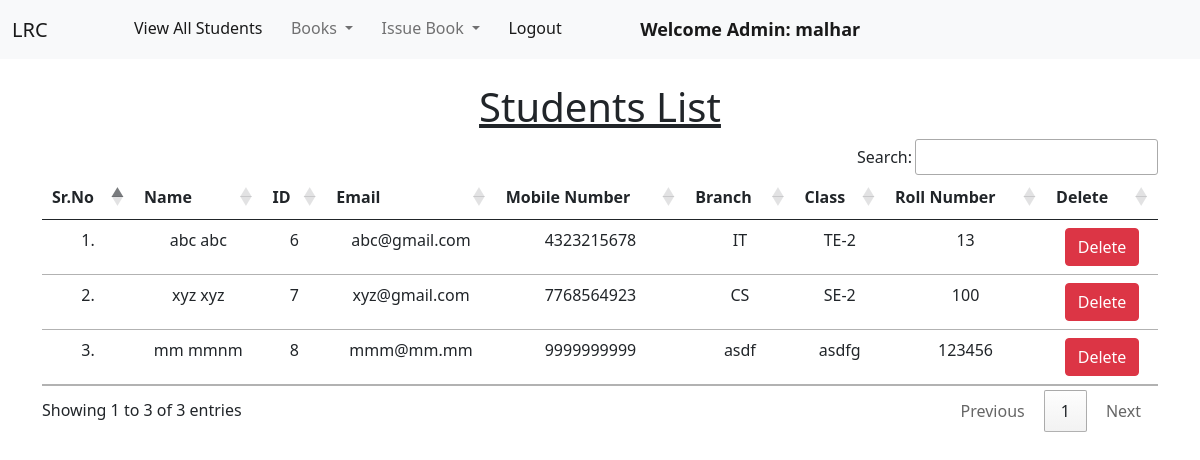
Page /view_students/ (signed in) on the earlier database version.
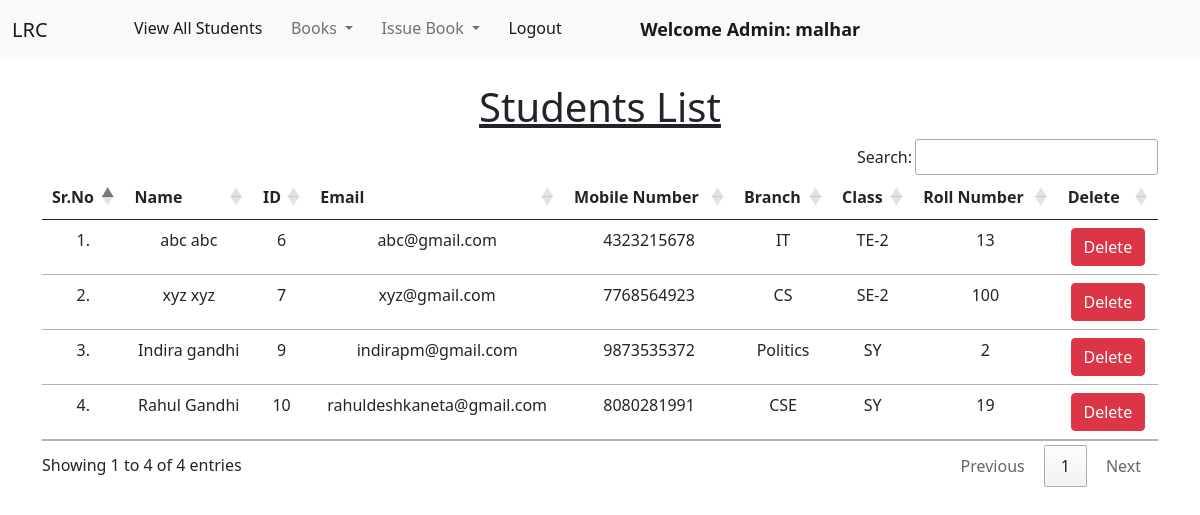
Same page on the later database version.
### library/models.py (models this page shows, shortened)
class Student(models.Model):
    user = models.OneToOneField(User, on_delete=models.CASCADE)
    classroom = models.CharField(max_length=10)
    branch = models.CharField(max_length=10)
    roll_no = models.CharField(max_length=3, blank=True)
    phone = models.CharField(max_length=10, blank=True)
    image = models.ImageField(upload_to="", blank=True)

### library/views.py (the view)
# urls.py: path("view_students/", views.view_students, name="view_students"),
@login_required(login_url = '/admin_login')
def view_students(request):
    students = Student.objects.all()
    return render(request, "view_students.html", {'students':students})

### library/templates/view_students.html (shortened to what this page needs)
{% extends 'admin_navbar.html' %}
{% load static %}
{% block body %}
<div class="container mt-4">
    <h1 class="text-center"><u>Students List</u></h1>
    <table class="table table-hover" id="example">
        <thead>
            <tr class="text-center">
                <th>Sr.No</th>
                <th>Name</th>
                <th>ID</th>
                <th>Email</th>
                <th>Mobile Number</th>
                <th>Branch</th>
                <th>Class</th>
                <th>Roll Number</th>
                <th>Delete</th>
            </tr>
        </thead>
        <tbody>
            {% for student in students %}
            <tr class="text-center">
                <td>{{forloop.counter}}.</td>
                <td>{{student.user.get_full_name}}</td>
                <td>{{student.user.id}}</td>
                <td>{{student.user.email}}</td>
                <td>{{student.phone}}</td>
                <td>{{student.branch}}</td>
                <td>{{student.classroom}}</td>
                <td>{{student.roll_no}}</td>
                <td><a href="/delete_student/{{student.id}}/" class="btn btn-danger" onclick="return confirm('Are you sure you want to delete this student?')">Delete</a></td>
            </tr>
            {% endfor %}
        </tbody>
    </table>
    </div>
{% endblock %}

Differences in the rows shown:
removed Student: user.get_full_name "mm mmnm", user.id "8", user.email "mmm@mm.mm", phone "9999999999", branch "asdf", classroom "asdfg", roll_no "123456"
added Student: user.get_full_name "Indira gandhi", user.id "9", user.email "indirapm@gmail.com", phone "9873535372", branch "Politics", classroom "SY", roll_no "2"
added Student: user.get_full_name "Rahul Gandhi", user.id "10", user.email "rahuldeshkaneta@gmail.com", phone "8080281991", branch "CSE", classroom "SY", roll_no "19"
Other differences:
text written by a page script: "Search: Showing 1 to 3 of 3 entries Previous 1 Next" → "Search: Showing 1 to 4 of 4 entries Previous 1 Next"
